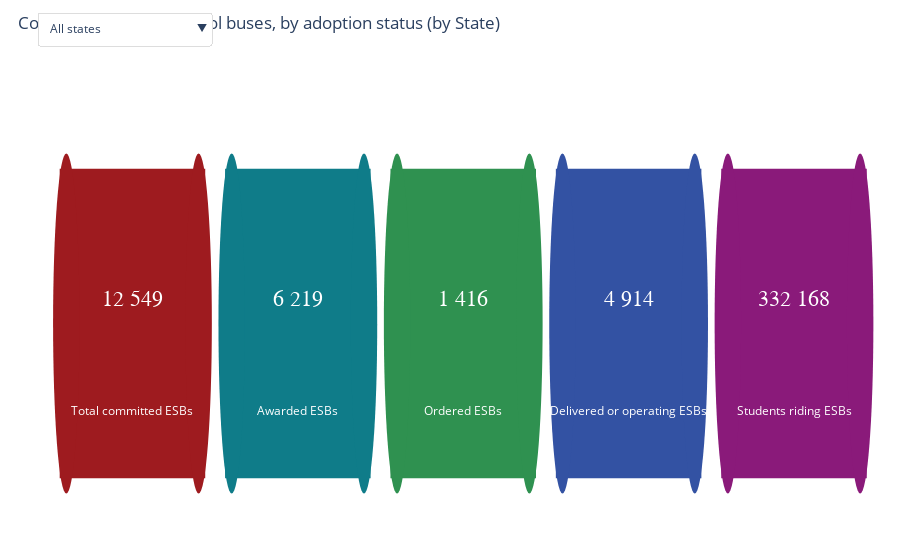

The code cell stored with this chart in its notebook:
### Code cell
# ================================
# ESB badges avec filtre par État (State)
# ================================
import pandas as pd
import numpy as np
import plotly.graph_objects as go

# --- Charger les données ---
path = "ESB_adoption_dataset_v9_update_june_2025.xlsx"
df_district = pd.read_excel(path, sheet_name="1. District-level data")

# --- Noms de colonnes utiles ---
COL_STATE          = "1a. State"
COL_TOTAL_BUSES    = "2a. Total number of buses"
COL_COMMITTED      = "3a. Number of ESBs committed "   # (note : espace en fin)
COL_AWARDED        = "3c. Number of ESBs awarded"
COL_ORDERED        = "3d. Number of ESBs ordered"
COL_DELIV_OR_OP    = "3b. Number of delivered or operating ESBs"
COL_OPERATING      = "3f. Number of ESBs operating"
COL_STUDENTS_DIST  = "4b. Number of students in district"

# --- Convertir en numérique ---
for c in [COL_TOTAL_BUSES, COL_COMMITTED, COL_AWARDED, COL_ORDERED, COL_DELIV_OR_OP, COL_OPERATING, COL_STUDENTS_DIST]:
    df_district[c] = pd.to_numeric(df_district[c], errors="coerce")

# --- Préparer estimation "Students riding ESBs" ---
esb_in_service = df_district[COL_OPERATING].fillna(0)
esb_in_service = np.where(esb_in_service > 0, esb_in_service, df_district[COL_DELIV_OR_OP].fillna(0))

students_per_bus = df_district[COL_STUDENTS_DIST] / df_district[COL_TOTAL_BUSES].replace({0: np.nan})
students_per_bus = students_per_bus.fillna(students_per_bus.median()).clip(10, 80)

df_district["Students riding ESBs (est.)"] = np.round(esb_in_service * students_per_bus)

# --- Couleurs des badges ---
COLORS = ["#9e1b1f", "#0f7c89", "#2f9150", "#3352a3", "#8a1a7a"]

LABELS = [
    "Total committed ESBs",
    "Awarded ESBs",
    "Ordered ESBs",
    "Delivered or operating ESBs",
    "Students riding ESBs",
]
VALUE_COLS = [
    COL_COMMITTED,
    COL_AWARDED,
    COL_ORDERED,
    COL_DELIV_OR_OP,
    "Students riding ESBs (est.)",
]

# --- Fonction de calcul des totaux par État ---
def compute_totals(state=None):
    if state is None or state == "All states":
        dff = df_district
    else:
        dff = df_district[df_district[COL_STATE] == state]
    vals = [int(dff[c].fillna(0).sum()) for c in VALUE_COLS]
    return vals

states = ["All states"] + sorted([s for s in df_district[COL_STATE].dropna().unique()])

# --- Création des badges ---
def make_badge_row(values):
    x_positions = [0, 1.25, 2.5, 3.75, 5.0]
    shapes, annots = [], []
    for i, (x, val, label, color) in enumerate(zip(x_positions, values, LABELS, COLORS)):
        shapes.append(dict(type="rect", x0=x, x1=x+1.1, y0=0, y1=1,
                           line=dict(color="rgba(0,0,0,0)"), fillcolor=color))
        shapes.append(dict(type="circle", x0=x-0.05, x1=x+0.15, y0=-0.05, y1=1.05,
                           line=dict(color="rgba(0,0,0,0)"), fillcolor=color))
        shapes.append(dict(type="circle", x0=x+0.95, x1=x+1.15, y0=-0.05, y1=1.05,
                           line=dict(color="rgba(0,0,0,0)"), fillcolor=color))
        annots.append(dict(x=x+0.55, y=0.58, text=f"{val:,.0f}".replace(",", " "),
                           showarrow=False, font=dict(color="white", size=22, family="Arial Black")))
        annots.append(dict(x=x+0.55, y=0.22, text=label, showarrow=False,
                           font=dict(color="white", size=12)))
    return shapes, annots

# --- Données initiales : tous les États ---
init_values = compute_totals("All states")
shapes, annots = make_badge_row(init_values)

fig = go.Figure()
fig.add_trace(go.Scatter(x=[0], y=[0], mode="markers", marker_opacity=0))
fig.update_layout(
    title=dict(text="Committed electric school buses, by adoption status (by State)", x=0.02, y=0.97),
    shapes=shapes,
    annotations=annots,
    xaxis=dict(visible=False, range=[-0.3, 6.2]),
    yaxis=dict(visible=False, range=[-0.2, 1.2]),
    height=200,
    margin=dict(l=20, r=20, t=50, b=20),
    plot_bgcolor="white",
    paper_bgcolor="white",
)

# --- Dropdown pour filtrer par État ---
updatemenus = [
    dict(
        type="dropdown",
        x=0.02, y=1.22, xanchor="left",
        buttons=[
            dict(
                label=state,
                method="update",
                args=(
                    {"visible": [True]},
                    dict(
                        shapes=make_badge_row(compute_totals(state))[0],
                        annotations=make_badge_row(compute_totals(state))[1],
                        title=dict(text=f"Committed electric school buses, by adoption status — {state}")
                    )
                )
            ) for state in states
        ],
        direction="down",
        showactive=True,
        bgcolor="white",
        bordercolor="#ddd"
    )
]
fig.update_layout(updatemenus=updatemenus)

fig.show()
